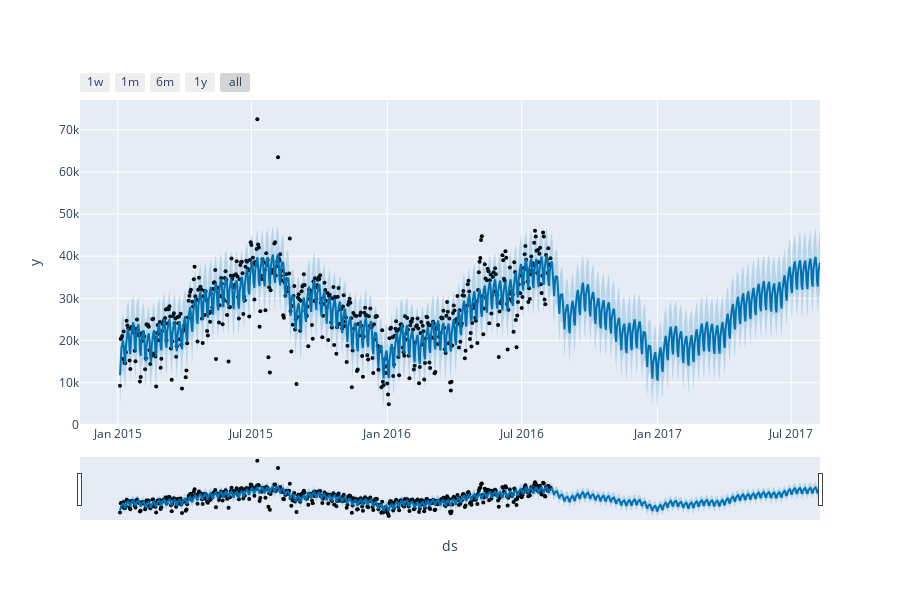

Here is the notebook cell this chart was saved with:
### Code cell
fig = plot_plotly(modelo_sem_outliers, previsao)
fig.show()

### Figure 1 — Plotly figure (JSON) as saved in the notebook; plotly's stock layout.template omitted (floating-point values rounded to 4 significant figures; data arrays with more than 128 entries replaced by an {"elided": "..."} marker saying what was removed)
{"data": [{"marker": {"color": "black", "size": 4}, "mode": "markers", "name": "Actual", "type": "scatter", "x": {"elided": "584 str values"}, "y": {"elided": "584 int values"}}, {"hoverinfo": "skip", "line": {"width": 0}, "mode": "lines", "type": "scatter", "x": {"elided": "949 str values"}, "y": {"elided": "949 float values"}}, {"fill": "tonexty", "fillcolor": "rgba(0, 114, 178, 0.2)", "line": {"color": "#0072B2", "width": 2}, "mode": "lines", "name": "Predicted", "type": "scatter", "x": {"elided": "949 str values"}, "y": {"elided": "949 float values"}}, {"fill": "tonexty", "fillcolor": "rgba(0, 114, 178, 0.2)", "hoverinfo": "skip", "line": {"width": 0}, "mode": "lines", "type": "scatter", "x": {"elided": "949 str values"}, "y": {"elided": "949 float values"}}], "layout": {"height": 600, "showlegend": false, "width": 900, "xaxis": {"rangeselector": {"buttons": [{"count": 7, "label": "1w", "step": "day", "stepmode": "backward"}, {"count": 1, "label": "1m", "step": "month", "stepmode": "backward"}, {"count": 6, "label": "6m", "step": "month", "stepmode": "backward"}, {"count": 1, "label": "1y", "step": "year", "stepmode": "backward"}, {"step": "all"}]}, "rangeslider": {"visible": true}, "title": {"text": "ds"}, "type": "date"}, "yaxis": {"title": {"text": "y"}}}}
